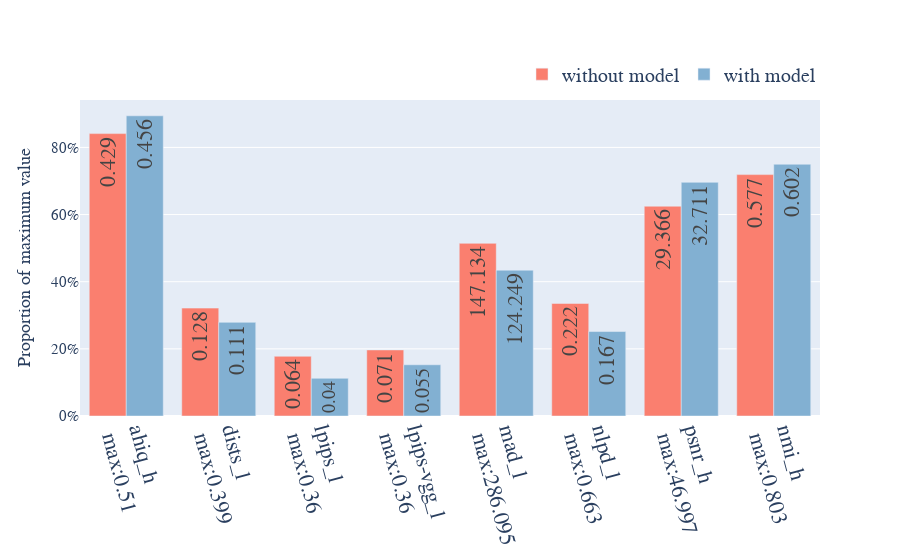

Notebook cell for this chart:
### Code cell
import numpy as np
import plotly.graph_objects as go
from operator import itemgetter
main_path = "./数据/result_data_measure"
save_result_path = "./result_pictures"
result_fr_metric = np.load(f"{main_path}/result_fr_metric_compare_SUV.npy")
fr_is_lower_better = np.load(f"{main_path}/fr_is_lower_better_compare_SUV.npy")
nmi_result_ori = np.load(f"{main_path}/nmi_result_ori_compare_SUV.npy")
psnr_result_torch = np.load(f"{main_path}/psnr_result_torch_compare_SUV.npy")
def func(l):
    x,y = l
    return "_".join([x[0],"l" if x[1]=='True' else "h"])+f"</br></br>max:{np.around(y,3)}"
fig = go.Figure()
ind = [0,3,6,7,8,10]
fig.add_trace(go.Bar(    name='without model',    x=list(map(func,itemgetter(*ind)(list(zip(fr_is_lower_better,np.max(result_fr_metric,axis=(1,2)))))))+['psnr_h'+f"</br></br>max:{np.around(np.max(psnr_result_torch),3)}",'nmi_h'+f"</br></br>max:{np.around(np.max((2*(1-1/nmi_result_ori))),3)}"], y=np.mean(result_fr_metric/np.max(result_fr_metric,axis=(1,2),keepdims=True),axis=1)[ind,0].tolist()+[np.mean(psnr_result_torch/np.max(psnr_result_torch),axis=0)[0],np.mean((2*(1-1/nmi_result_ori))/np.max((2*(1-1/nmi_result_ori))),axis=0)[0]],text=np.around(np.mean(result_fr_metric,axis=1)[ind,0],3).tolist()+[np.around(np.mean(psnr_result_torch,axis=0)[0],3),np.around(np.mean((2*(1-1/nmi_result_ori)),axis=0)[0],3)],textposition='auto',textfont_size=22, textangle=270,marker_color="#FA7F6F"))
fig.add_trace(go.Bar(    name='with model',    x=list(map(func,itemgetter(*ind)(list(zip(fr_is_lower_better,np.max(result_fr_metric,axis=(1,2)))))))+['psnr_h'+f"</br></br>max:{np.around(np.max(psnr_result_torch),3)}",'nmi_h'+f"</br></br>max:{np.around(np.max((2*(1-1/nmi_result_ori))),3)}"], y=np.mean(result_fr_metric/np.max(result_fr_metric,axis=(1,2),keepdims=True),axis=1)[ind,1].tolist()+[np.mean(psnr_result_torch/np.max(psnr_result_torch),axis=0)[1],np.mean((2*(1-1/nmi_result_ori))/np.max((2*(1-1/nmi_result_ori))),axis=0)[1]],text=np.around(np.mean(result_fr_metric,axis=1)[ind,1],3).tolist()+[np.around(np.mean(psnr_result_torch,axis=0)[1],3),np.around(np.mean((2*(1-1/nmi_result_ori)),axis=0)[1],3)],textposition='auto',textfont_size=22, textangle=270,marker_color="#82B0D2"))
fig.update_layout(font_family='Times New Roman',font_size=15,yaxis_title="Proportion of maximum value",barmode='group',yaxis=dict(tickformat=',.0%'),
    legend=dict(
    orientation="h",
    yanchor="bottom",
    y=1.02,
    xanchor="right",
    x=1,
),legend_font_size=20,paper_bgcolor='rgba(0,0,0,0)',
    )
fig.update_xaxes(tickangle=75,tickfont=dict(size=22))
fig.show()
fig.write_image(f"{save_result_path}/barplot_SUV.png", scale=4)

### Figure 1 — Plotly figure (JSON) as saved in the notebook; plotly's stock layout.template omitted (floating-point values rounded to 4 significant figures)
{"data": [{"marker": {"color": "#FA7F6F"}, "name": "without model", "text": ["0.429", "0.128", "0.064", "0.071", "147.134", "0.222", "29.366", "0.577"], "textangle": -90, "textfont": {"size": 22}, "textposition": "auto", "type": "bar", "x": ["ahiq_h</br></br>max:0.51", "dists_l</br></br>max:0.399", "lpips_l</br></br>max:0.36", "lpips-vgg_l</br></br>max:0.36", "mad_l</br></br>max:286.095", "nlpd_l</br></br>max:0.663", "psnr_h</br></br>max:46.997", "nmi_h</br></br>max:0.803"], "y": [0.8411, 0.3213, 0.1779, 0.1968, 0.5143, 0.3352, 0.6248, 0.719]}, {"marker": {"color": "#82B0D2"}, "name": "with model", "text": ["0.456", "0.111", "0.04", "0.055", "124.249", "0.167", "32.711", "0.602"], "textangle": -90, "textfont": {"size": 22}, "textposition": "auto", "type": "bar", "x": ["ahiq_h</br></br>max:0.51", "dists_l</br></br>max:0.399", "lpips_l</br></br>max:0.36", "lpips-vgg_l</br></br>max:0.36", "mad_l</br></br>max:286.095", "nlpd_l</br></br>max:0.663", "psnr_h</br></br>max:46.997", "nmi_h</br></br>max:0.803"], "y": [0.8942, 0.279, 0.1123, 0.1526, 0.4343, 0.2516, 0.696, 0.7498]}], "layout": {"barmode": "group", "font": {"family": "Times New Roman", "size": 15}, "legend": {"font": {"size": 20}, "orientation": "h", "x": 1, "xanchor": "right", "y": 1.02, "yanchor": "bottom"}, "paper_bgcolor": "rgba(0,0,0,0)", "xaxis": {"tickangle": 75, "tickfont": {"size": 22}}, "yaxis": {"tickformat": ",.0%", "title": {"text": "Proportion of maximum value"}}}}
